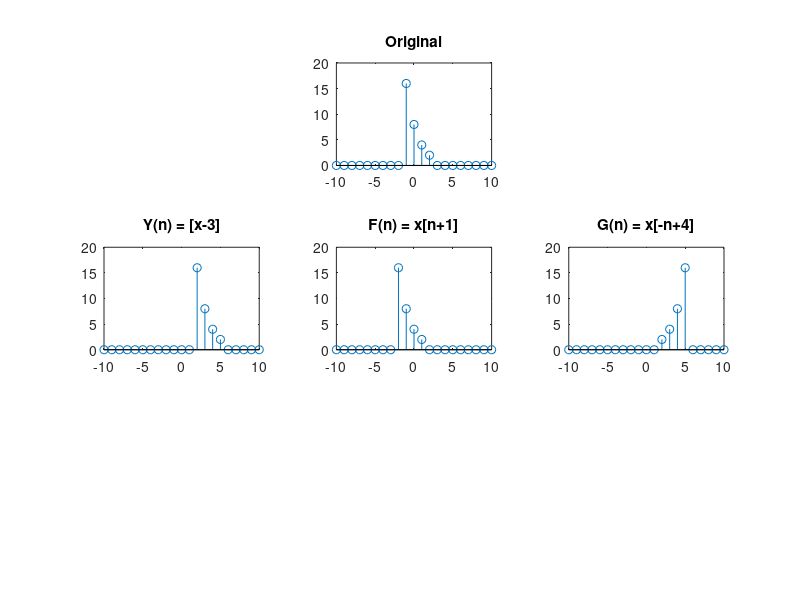

Source code (MATLAB):
% Let x(n) = 8(0.5)n (u[n+1] - u[n-3]). Sketch the following signals
% I.	Y(n) = [x-3]
% II.	F(n) = x[n+1]
% III.	G(n) = x[-n+4]


u = @(n) 1.*(n>=0);
x = @(n) 8.*((0.5).^n).*(u(n+1) - u(n-3));

n = -10:1:10;

X = x(n);
subplot(3,3,2);
stem(n,X)
title("Original");

Y = x(n-3);
subplot(3,3,4);
stem(n,Y);
title("Y(n) = [x-3]");

F = x(n+1);
subplot(3,3,5);
stem(n,F);
title("F(n) = x[n+1]");

G = x(-n+4);
subplot(3,3,6);
stem(n,G);
title("G(n) = x[-n+4]");